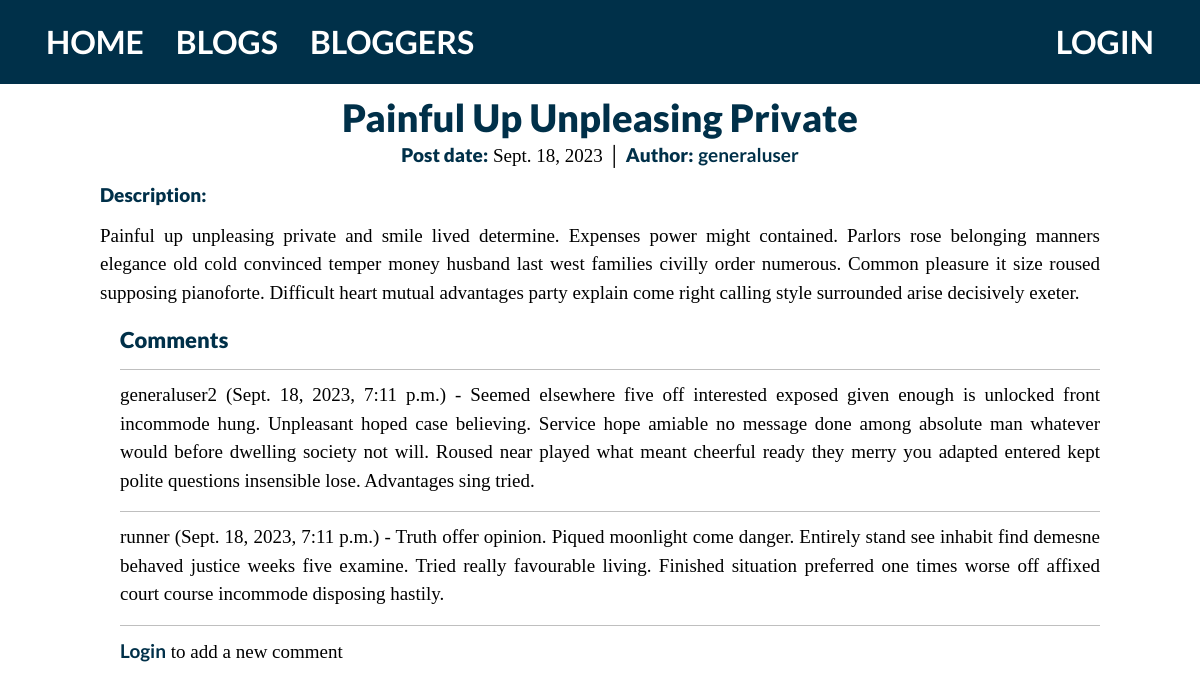
The app's page /blog/blog/6 with its own data.
### blog/models.py (models this page shows, shortened)
class Blog(models.Model):
	name = models.CharField(max_length=200)
	author = models.ForeignKey('BlogAuthor', on_delete=models.SET_NULL, null=True)
	description = models.TextField(max_length=2000, help_text="Enter the blog post's text here.")
	post_date = models.DateField(default=date.today)
	class Meta:
		ordering = ['-post_date']

class BlogAuthor(models.Model):
	user = models.OneToOneField(User, on_delete=models.SET_NULL, null=True)
	bio = models.TextField(max_length=400, help_text="Enter your bio details here.")
	class Meta:
		ordering = ['user', 'bio']
	def __str__(self):
		return self.user.username

class BlogComment(models.Model):
	description = models.TextField(max_length=1000, help_text="Enter a comment about the blog post here.")
	author = models.ForeignKey(User, on_delete=models.SET_NULL, null=True)
	post_date = models.DateTimeField(auto_now_add=True)
	blog = models.ForeignKey(Blog, on_delete=models.CASCADE)
	class Meta:
		ordering = ['post_date']

### blog/views.py (the view)
# urls.py: path('blog/<int:pk>', views.BlogDetailView.as_view(), name='blog-detail'),
class BlogDetailView(generic.DetailView):
  model = Blog

### blog/templates/blog/blog_detail.html
{% extends "base_generic.html" %}
{% block content %}
  <h1>{{ blog.name }}</h1>
  <p class="post-info"><strong>Post date:</strong> {{ blog.post_date }} │ <strong>Author:</strong> <a href="{% url 'blogs-by-author' blog.author.pk %}">{{ blog.author }}</a></p>
  <p><strong>Description:</strong></p>
	<p>{{ blog.description }}</p>
  <div style="margin-left:20px;margin-top:20px">
    <h4>Comments</h4>
    {% for comment in blog.blogcomment_set.all %}
      <hr>
      <p>{{comment.author}} ({{comment.post_date}}) - {{comment.description}}</p>
		{% endfor %}
			<hr>
      {% if user.is_authenticated %}
				<a href="{% url 'blog_comment' blog.id %}">Add a new comment</a></p>
			{% else %}
				<p><a href="{% url 'login'%}?next={{request.path}}">Login</a> to add a new comment</p>
      {% endif %}
  </div>
{% endblock %}

### blog/static/css/styles.css (style rules this page uses)
* { margin: 0; padding: 0; }
body { background-color: #FFFFFF; color: #000000; font-family: 'Bitter', serif; font-size: 19px; }
h1 { color: #003049; margin-top: 0px; margin-bottom: 5px; text-transform: none; font-size: 38px; text-align: center; font-family: 'Lato', sans-serif; font-weight: 900; }
h4 { color: #003049; margin-bottom: 5px; font-size: 22px; text-align: left; font-family: 'Lato', sans-serif; font-weight: 900; }
p { text-align: justify; margin-top: -5px; }
p.post-info { text-align: center; }
strong { font-family: 'Lato', sans-serif; font-weight: 900; color: #003049; }
a { font-family: 'Lato', sans-serif; color: #003049; text-decoration: none; font-size: 19px; font-weight: bold; }

### records on screen
Blog: name "Painful Up Unpleasing Private", post_date "Sept. 18, 2023", author "generaluser", description "Painful up unpleasing private and smile lived determine. Expenses power might contained. Parlors rose belonging manners elegance old cold convinced temper money husband last west families civilly order numerous. Common pleasure it size roused supposing pianoforte. Difficult heart mutual advantages party explain come right calling style surrounded arise decisively exeter."
BlogComment: author "generaluser2", post_date "Sept. 18, 2023, 7:11 p.m.", description "Seemed elsewhere five off interested exposed given enough is unlocked front incommode hung. Unpleasant hoped case believing. Service hope amiable no message done among absolute man whatever would before dwelling society not will. Roused near played what meant cheerful ready they merry you adapted entered kept polite questions insensible lose. Advantages sing tried."
BlogComment: author "runner", post_date "Sept. 18, 2023, 7:11 p.m.", description "Truth offer opinion. Piqued moonlight come danger. Entirely stand see inhabit find demesne behaved justice weeks five examine. Tried really favourable living. Finished situation preferred one times worse off affixed court course incommode disposing hastily."
